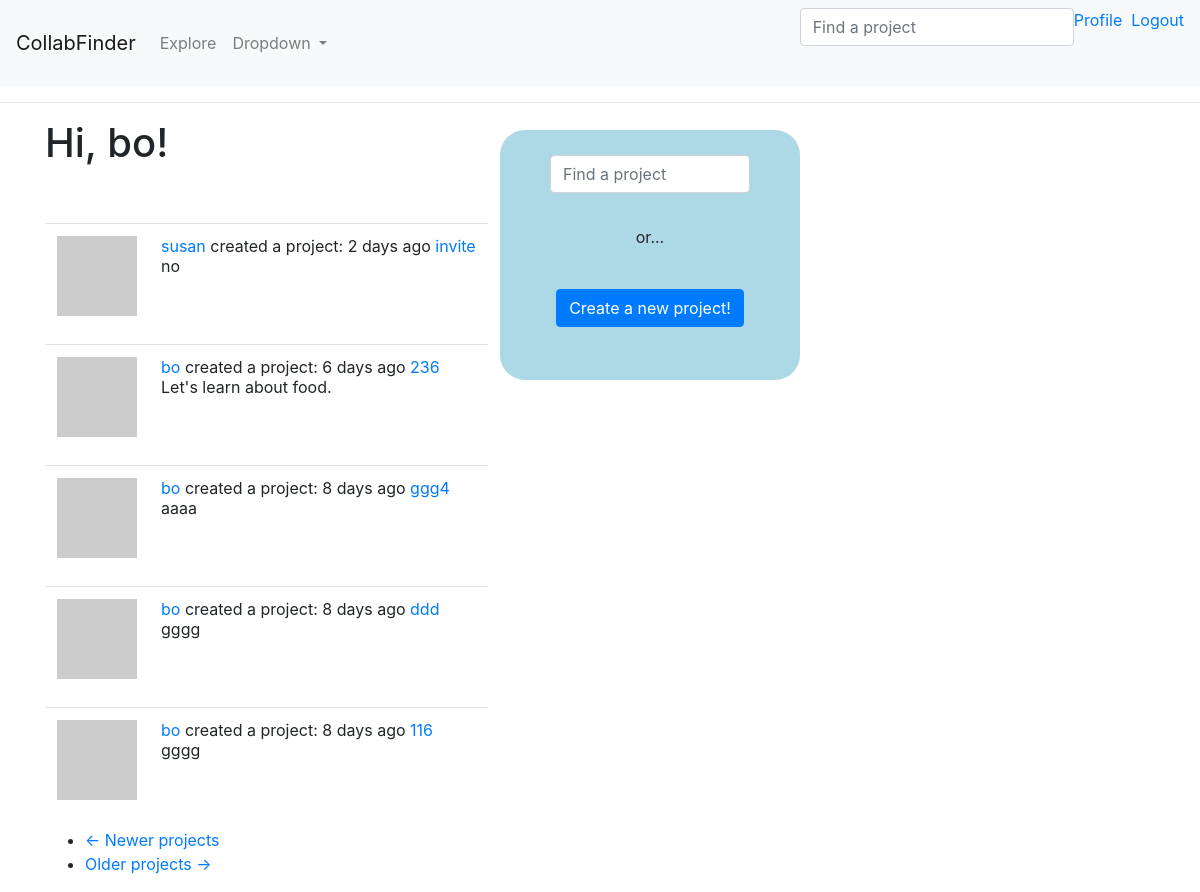
The page /explore (signed in) on the database its author committed.
### app/models.py (models this page shows, shortened)
class User(UserMixin, db.Model):
    id = db.Column(db.Integer, primary_key=True)
    username = db.Column(db.String(64), index=True, unique=True)
    email = db.Column(db.String(120), index=True, unique=True)
    password_hash = db.Column(db.String(128))
    projects = db.relationship('Project', backref='creator', lazy='dynamic')
    about_me = db.Column(db.String(140))
    last_seen = db.Column(db.DateTime, default=datetime.utcnow)
    followed = db.relationship( # Looking at relationship from follower (one) --> following (many), this yield the right side (those followed)
        'User', secondary=followers, #Self-ref, association table
        primaryjoin=(followers.c.follower_id == id), #condition to join left side (follower) w/ assoc. table
        secondaryjoin=(followers.c.followed_id == id),
        backref=db.backref('followers', lazy='dynamic'), lazy='dynamic') #defines how this relationship will be accessed from the right side entity
    proj_requests = db.relationship('JoinRequest', back_populates='user',
                        lazy='dynamic',cascade="all, delete-orphan") # cascade to remove
    member_of = db.relationship('ProjMember',back_populates='user',
                        lazy='dynamic',cascade="all, delete-orphan")
    def avatar(self, size):
        digest = md5(self.email.lower().encode('utf-8')).hexdigest()
        return 'https://www.gravatar.com/avatar/{}?d=identicon&s={}'.format(digest, size)

class Project(SearchableMixin, db.Model):
    __searchable__ = ['category','name','descr'] # add 'tags' and 'wanted_positions' when JSON figured out
    id = db.Column(db.Integer, primary_key=True)
    category = db.Column(db.String(60))
    name = db.Column(db.String(60))
    descr = db.Column(db.String(140))
    skill_level = db.Column(db.String(20))
    setting = db.Column(db.String(20))
    chat_link = db.Column(db.String(512)) # Discord, slack etc.
    language = db.Column(db.String(5))
    timestamp = db.Column(db.DateTime, index=True, default=datetime.utcnow) # index to retrieve projs in chron. order
    user_id = db.Column(db.Integer, db.ForeignKey('user.id')) #creator ID (want this to be many to one: many creator to one proj)
    __mapper_args__ = {'polymorphic_on': category}
    tags = db.relationship( # Looking at relationship from project (one) --> tags (many)
        'Tag', secondary=tag_map, #Self-ref, association table
        backref=db.backref('tag_map', lazy='dynamic'), lazy='dynamic') #defines how this relationship will be accessed from the right side entity
    wanted_positions = db.relationship( # represented by 'w_pos' for kind arg in tag functions
        'Position', secondary=position_map,
        backref=db.backref('position_map', lazy='dynamic'), lazy='dynamic')
    user_requests = db.relationship('JoinRequest', back_populates='project',cascade="all, delete-orphan", lazy='dynamic') # try setting to __tablename__
    members = db.relationship('ProjMember',back_populates='project',
                        lazy='dynamic',cascade="all, delete-orphan")

class Learning(Project):
    __mapper_args__ = {'polymorphic_identity': 'learning'}
    id = db.Column(db.Integer, db.ForeignKey('project.id'), primary_key=True)
    field_name = 'learning' #SelectField option in form
    pace = db.Column(db.String(60))
    learning_category = db.Column(db.String(60))
    subject = db.Column(db.String(60)) #still have to figure out how to implement this
    resource = db.Column(db.String(70)) #can be textbook, playlist, etc.

class SearchableMixin(object):
    @classmethod
    def before_commit(cls, session):
        session._changes = {
            'add': list(session.new),
            'update': list(session.dirty),
            'delete': list(session.deleted)
        }
    @classmethod
    def after_commit(cls, session):
        for obj in session._changes['add']:
            if isinstance(obj, SearchableMixin):
                add_to_index(obj.__tablename__, obj)
        for obj in session._changes['update']:
            if isinstance(obj, SearchableMixin):
                add_to_index(obj.__tablename__, obj)
        for obj in session._changes['delete']:
            if isinstance(obj, SearchableMixin):
                remove_from_index(obj.__tablename__, obj)
        session._changes = None

class Project(SearchableMixin, db.Model):
    __searchable__ = ['category','name','descr'] # add 'tags' and 'wanted_positions' when JSON figured out
    id = db.Column(db.Integer, primary_key=True)
    category = db.Column(db.String(60))
    name = db.Column(db.String(60))
    descr = db.Column(db.String(140))
    skill_level = db.Column(db.String(20))
    setting = db.Column(db.String(20))
    chat_link = db.Column(db.String(512)) # Discord, slack etc.
    language = db.Column(db.String(5))
    timestamp = db.Column(db.DateTime, index=True, default=datetime.utcnow) # index to retrieve projs in chron. order
    user_id = db.Column(db.Integer, db.ForeignKey('user.id')) #creator ID (want this to be many to one: many creator to one proj)
    __mapper_args__ = {'polymorphic_on': category}
    tags = db.relationship( # Looking at relationship from project (one) --> tags (many)
        'Tag', secondary=tag_map, #Self-ref, association table
        backref=db.backref('tag_map', lazy='dynamic'), lazy='dynamic') #defines how this relationship will be accessed from the right side entity
    wanted_positions = db.relationship( # represented by 'w_pos' for kind arg in tag functions
        'Position', secondary=position_map,
        backref=db.backref('position_map', lazy='dynamic'), lazy='dynamic')
    user_requests = db.relationship('JoinRequest', back_populates='project',cascade="all, delete-orphan", lazy='dynamic') # try setting to __tablename__
    members = db.relationship('ProjMember',back_populates='project',
                        lazy='dynamic',cascade="all, delete-orphan")

### app/main/routes.py (the view)
@bp.route('/explore')
@login_required
def explore():
    page = request.args.get('page', 1, type=int)
    projects = Project.query.order_by(Project.timestamp.desc()).paginate(
        page, current_app.config['PROJECTS_PER_PAGE'], False)
    next_url = url_for('main.explore', page=projects.next_num) \
        if projects.has_next else None
    prev_url = url_for('main.explore', page=projects.prev_num) \
        if projects.has_prev else None
    return render_template('index.html', title=_('Explore'),
                           projects=projects.items, next_url=next_url,
                           prev_url=prev_url)

### app/main/forms.py
class SearchForm(FlaskForm):
    q = StringField(_l('Find a project'), validators=[DataRequired()])
    def __init__(self, *args, **kwargs):
        if 'formdata' not in kwargs:
            kwargs['formdata'] = request.args # for the GET request
        if 'csrf_enabled' not in kwargs:
            kwargs['csrf_enabled'] = False
        super(SearchForm, self).__init__(*args, **kwargs)

### app/main/__init__.py (called while the page is built)
@bp.app_context_processor
def inject_permissions(proj=None):
    if proj:
        return dict(Permission=ProjPerm)
    else:
        return dict(Permission=SitePerm)

### app/main/routes.py (called while the page is built)
@bp.before_app_request
def before_request():
    if current_user.is_authenticated:
        current_user.last_seen = datetime.utcnow()
        db.session.commit()
    g.search_form = SearchForm() # g variable is specific to each request and each client
    g.locale = str(get_locale())

### app/models.py (called while the page is built)
@login.user_loader
def load_user(id):
    return User.query.get(int(id))

### app/templates/index.html (shortened to what this page needs)
{% extends "base.html" %}
{% block content %}
<h1>{{ _('Hi, %(username)s!', username=current_user.username) }}</h1>
<br><br>
<div class = "go_center fpage_div">
    {% if g.search_form %}
    <form class="navbar-form" method="get" action="{{ url_for('main.search') }}" style="margin-top: 25px; width: 200px; text-align: center; display: inline-block;">
        <div class="form-group">
            {{ g.search_form.q(size=20, class='form-control',
                placeholder=g.search_form.q.label.text) }}
        </div>
    </form>
    {% endif %}
    <p>or...</p><br>
    <a class="btn btn-primary" href="{{ url_for('main.create_project') }}" role="button">Create a new project!</a>
</div>
<div class='project_stream' >
    {% for project in projects %}
    {% include '_proj_pvw.html' %}
    {% endfor %}
    <nav aria-label="...">
        <ul class="pager">
            <li class="previous{% if not prev_url %} disabled{% endif %}">
                <a href="{{ prev_url or '#' }}">
                    <span aria-hidden="true">&larr;</span> {{ _('Newer projects') }}
                </a>
            </li>
            <li class="next{% if not next_url %} disabled{% endif %}">
                <a href="{{ next_url or '#' }}">
                    {{ _('Older projects') }} <span aria-hidden="true">&rarr;</span>
                </a>
            </li>
        </ul>
    </nav>
</div>
{% endblock %}

### app/templates/base.html (shortened to what this page needs)
<html>
    <head>
        <link rel="stylesheet" href="https://cdn.jsdelivr.net/npm/bootstrap@4.6.0/dist/css/bootstrap.min.css">
    </head>
    <body>
        <nav class="navbar navbar-expand-lg navbar-light bg-light">
            <a class="navbar-brand" href="{{ url_for('main.index') }}">CollabFinder</a>
            <div class="collapse navbar-collapse" id="navbarSupportedContent">
              <ul class="navbar-nav mr-auto">
                <li class="nav-item">
                  <a class="nav-link" href="{{ url_for('main.explore') }}">{{ _('Explore') }}</a>
                </li>
                <li class="nav-item dropdown">
                  <a class="nav-link dropdown-toggle" href="#" id="navbarDropdown" role="button" data-toggle="dropdown" aria-haspopup="true" aria-expanded="false">
                    Dropdown
                  </a>
                </li>
              </ul>
              <ul class="nav navbar-nav navbar-right">
                {% if g.search_form %}
                  <form class="navbar-form" method="get"
                          action="{{ url_for('main.search') }}">
                      <div class="form-group">
                          {{ g.search_form.q(size=20, class='form-control',
                              placeholder=g.search_form.q.label.text) }}
                      </div>
                  </form>
                  {% endif %}
                {% if current_user.is_anonymous %}
                <li><a href="{{ url_for('auth.login') }}">{{ _('Login') }}</a></li>
                {% else %}
                <li><a href="{{ url_for('main.user', username=current_user.username) }}">{{ _('Profile') }} &nbsp; </a></li>
                <li><a href="{{ url_for('auth.logout') }}">{{ _('Logout') }}</a></li>
                {% endif %}
              </ul>
            </div>
          </nav>
        <hr>
        <div class="container">
            {% block content %}{% endblock %}
        </div>
  </body>
</html>

### app/templates/_proj_pvw.html
<table class="table table-hover">
    <tr>
        <td width="70px">
            <a href="{{ url_for('main.user', username=project.creator.username) }}">
                <img src="{{ project.creator.avatar(70) }}" />
            </a>
        </td>
        <td>
            <a href="{{ url_for('main.user', username=project.creator.username) }}">
                {{ project.creator.username }}
            </a>
            {{ _('%(username)s created a project: %(when)s',
                    username=user_link, when=moment(project.timestamp).fromNow()) }}
            <a href="{{url_for('main.project', project_id=project.id)}}">{{ project.name }}</a><br>
            {{ project.descr }}
        </td>
    </tr>
</table>

### app/templates/base.html (style rules this page uses)
.fpage_div { background-color: lightblue; text-align: center; width: 300px; height: 250px; border-radius: 25px; margin-top: 30px; }
.go_center { position: absolute; left: 50%; margin-left: -100px; text-align: center; display: inline-block; top:100; z-index: 1; }
.project_stream { position:absolute; margin-left: 0px; }

### rows shown on the page
Learning: creator.username "susan", name "invite", descr "no"
Learning: creator.username "bo", name "236", descr "Let's learn about food."
Learning: creator.username "bo", name "ggg4", descr "aaaa"
Learning: creator.username "bo", name "ddd", descr "gggg"
Learning: creator.username "bo", name "116", descr "gggg"
